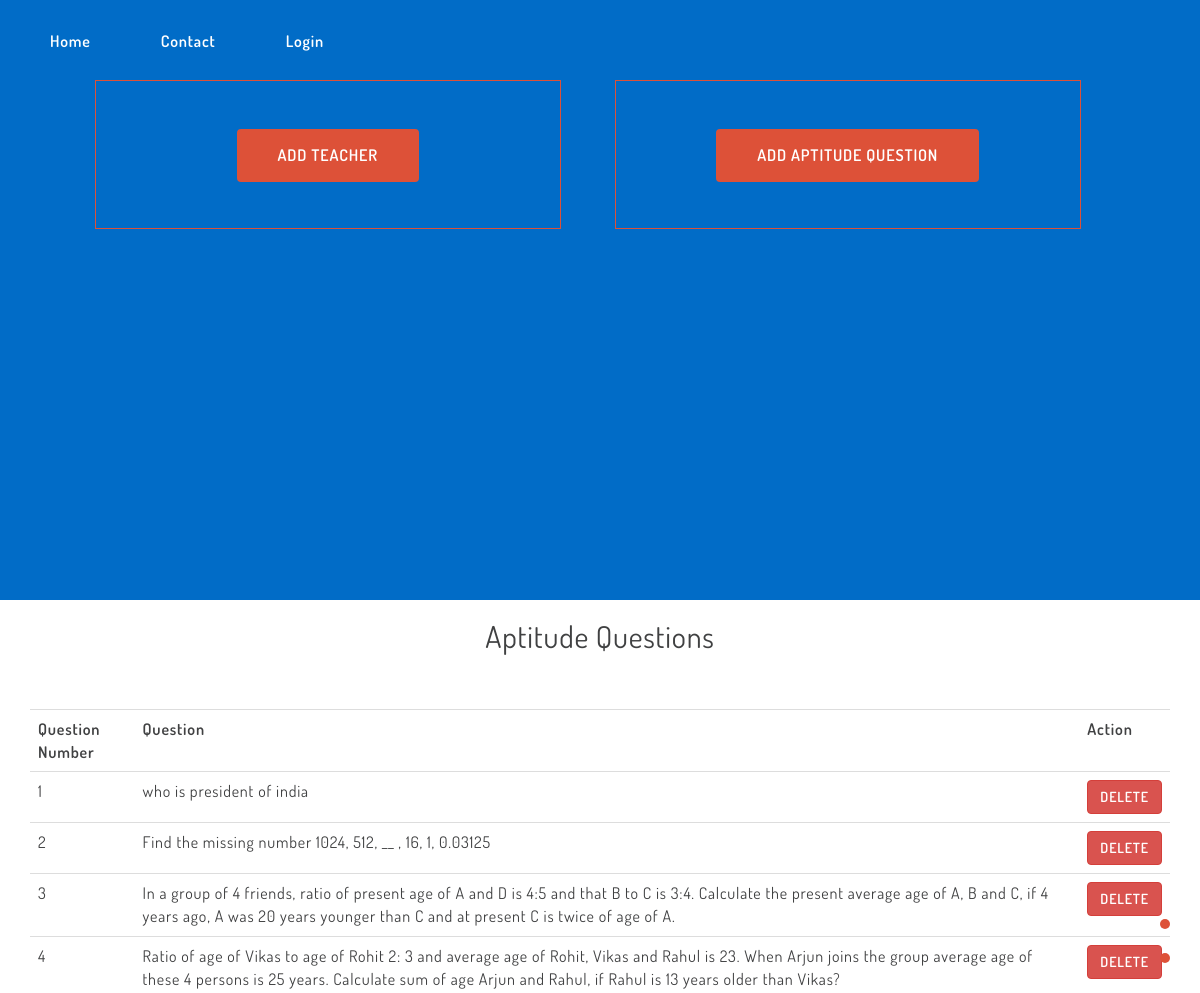
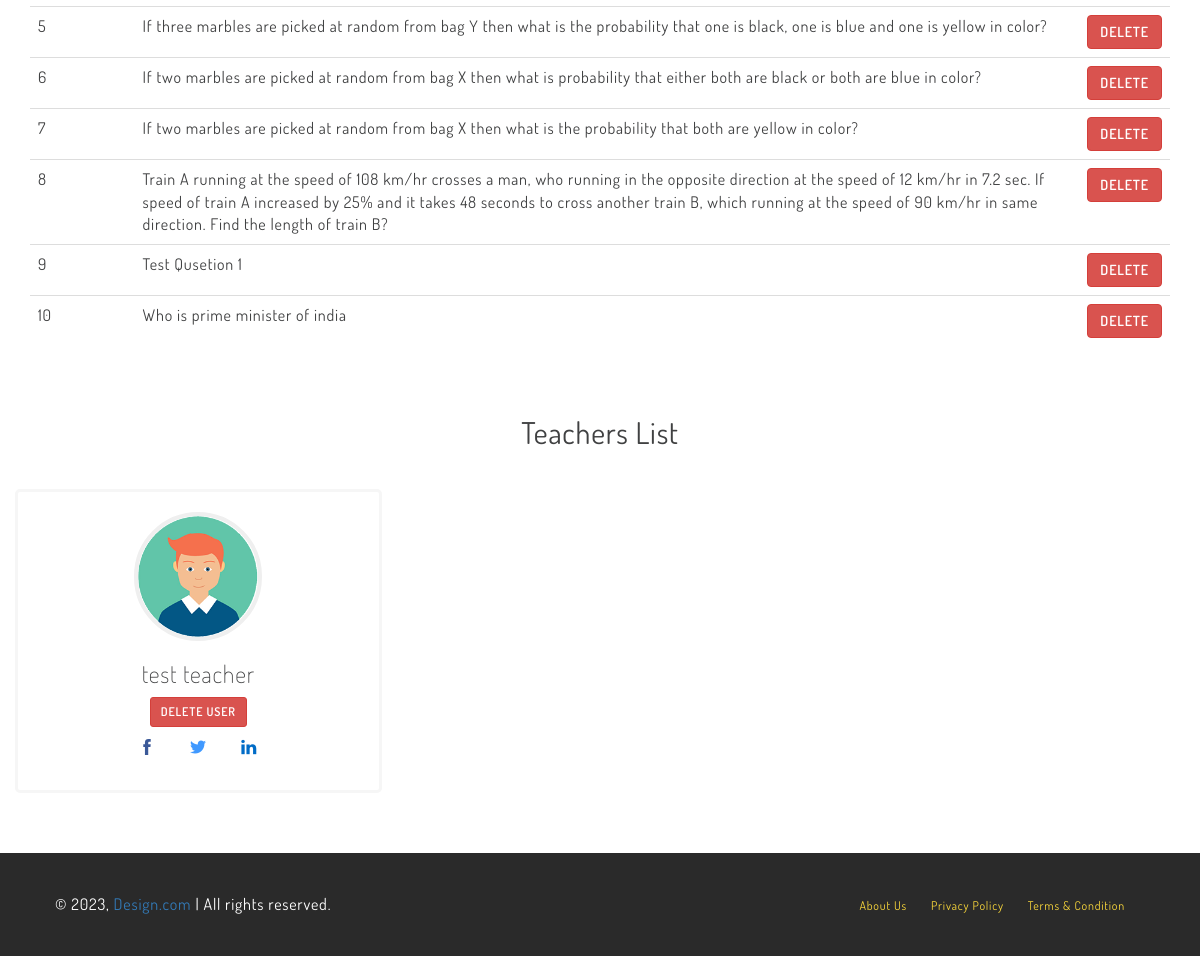
/AdminHome, run on the app's committed database (2 pictures, top to bottom).
### predict/models.py (models this page shows, shortened)
class Question(models.Model):
    marks=models.PositiveIntegerField()
    question=models.CharField(max_length=600)
    option1=models.CharField(max_length=200)
    option2=models.CharField(max_length=200)
    option3=models.CharField(max_length=200)
    option4=models.CharField(max_length=200)
    img = models.FileField(upload_to='quesimg')
    cat=(('Option1','Option1'),('Option2','Option2'),('Option3','Option3'),('Option4','Option4'))
    answer=models.CharField(max_length=200,choices=cat)

### Home/views.py (the view)
# urls.py: path("AdminHome",views.AdminHome,name="AdminHome"),
def AdminHome(request):
    question = Question.objects.all()
    users = User.objects.all()
    context = {
        "question":question,
        "users":users,
    }
    return render(request,"adminhome.html",context)

### templates/adminhome.html (shortened to what this page needs)
{% load static %}
<!DOCTYPE html>
<html lang="en">
<head>
    <link href="{% static 'css/bootstrap.min.css' %}" rel="stylesheet">
    <link href="{% static 'css/style.css' %}" rel="stylesheet">
    <link href="{% static 'css/themify-icons.css' %}" rel="stylesheet">
    <link href="{% static 'css/dosis-font.css' %}" rel='stylesheet' type='text/css'>
</head>
<body id="page-top" data-spy="scroll" data-target=".side-menu">
    <nav>
        <div class="navcontainer">
            <ul>
                <li>
                    <a href="{%url 'Index' %}">Home</a>
                </li>
                <li><a href="">Contact</a></li>
                {% if request.user.is_authenticated %}
                <li style="color:#dd5138">{{request.user.first_name}}<a href="{%url 'SignOut' %}">Logout</a></li>
                {% else %}
                <li><a href="{%url 'SignIn' %}">Login</a></li>
                {% endif %}
            </ul>
        </div>
    </nav>
    <nav class="side-menu">
        <ul>
            <li>
                <a href="#home" class="page-scroll">
                    <span class="dot"></span>
                </a>
            </li>
            <li>
                <a href="#tickets" class="page-scroll">
                    <span class="dot"></span>
                </a>
            </li>
        </ul>
    </nav>
    <div class="container-fluid">
        <div class="row hero-header text-center" id="home">
            {% block content %}
            <div class="col-md-6">
                <div class="formcontainer">
                    <a href="{%url 'AddTeacher' %}" class="btn btn-lg btn-red">ADD Teacher</a>
                    <br><br><br>
                </div>
            </div>
            <div class="col-md-6">
                <div class="formcontainer">
                    <a href="{%url 'AddQuestion' %}" class="btn btn-lg btn-red">Add Aptitude Question</a>
                    <br><br><br>
                </div>
            </div>
        </div>
    </div>
    <div class="container">
        <h2 class="row-title text-center">Aptitude Questions</h2>
        <br><br>
        <table class="table  table-info">
            <tr>
                <th>Question Number</th>
                <th> Question</th>
                <th>Action</th>
            </tr>
            {% for qs in question  %}
            <tr>
                <td>{{forloop.counter}}</td>
                <td>{{qs.question}}</td>
                <td><a href="{%url 'DeleteQuestion' qs.id %}" class="btn btn-danger">delete</a></td>
            </tr>
            {% endfor %}
        </table>
    </div>
    <div class="container">
        <div class="row me-row content-ct speaker" id="speakers">
            <h2 class="row-title">Teachers List</h2>
            {% for user in users  %}
            {% if user.groups.all.0.name == 'teacher' %}
            <div class="col-md-4 col-sm-6 feature">
                <img src="{% static 'img/speaker-1.png' %}" class="speaker-img">
                <h3>{{user.first_name}}</h3>
                <a href="{%url 'TeacherDelete' user.id %}" class="btn btn-danger btn-sm">Delete User</a>
                <ul class="speaker-social">
                    <li><a href="#"><span class="ti-facebook"></span></a></li>
                    <li><a href="#"><span class="ti-twitter-alt"></span></a></li>
                    <li><a href="#"><span class="ti-linkedin"></span></a></li>
                </ul>
            </div>
            {% endif %}
            {% endfor %}
        </div>
    </div>
    {% endblock %}
    <div class="container-fluid footer">
        <div class="row footer-credit">
            <div class="col-md-6 col-sm-6">
                <p>&copy; 2023, <a href="">Design.com</a> | All rights reserved.</p>
            </div>
            <div class="col-md-6 col-sm-6">
                <ul class="footer-menu">
                    <li><a href="#">About Us</a></li>
                    <li><a href="#">Privacy Policy</a></li>
                    <li><a href="#">Terms &amp; Condition</a></li>
                </ul>
            </div>
        </div>
    </div>
</body>
</html>

### static/css/style.css (style rules this page uses)
body { font-family: 'Dosis', sans-serif; color: #404142; font-size: 16px; letter-spacing: 0.8px; }
h1, h2, h3, h4, h5, h6 { font-weight: 200; }
ul { margin: 0; padding: 0; list-style: none; }
a { -webkit-transition: all 0.3s; -moz-transition: all 0.3s; transition: all 0.3s; }
.btn { text-transform: uppercase; font-weight: 600; }
.btn-lg { padding: 15px 40px; font-size: 16px; line-height: none; border-radius: 4px; }
.btn-red { background-color: #dd5138; color: #fff; }
.content-ct { text-align: center; }
.side-menu { position: fixed; right: 30px; top: 50%; transform: translateY(-73px); z-index: 99; }
.side-menu ul li { text-align: right; margin: 10px 0; }
.side-menu ul li a span { display: inline-block; }
.side-menu ul li a span.dot { position: relative; background-color: #dd5138; border-radius: 2em; height: 10px; width: 10px; -webkit-transition: all 0.3s; -moz-transition: all 0.3s; transition: all 0.3s; }
.hero-header { background: #016cc7; min-height: 600px; padding: 5em; color: #fff; }
.hero-header .btn { margin-top: 3em; }
.me-row { padding: 30px 0; }
.row-title { font-weight: 400; }
.feature { padding: 20px; margin-top: 30px; }
.feature span { font-size: 5em; color: #016cc7; }
.speaker .feature { width: 31.333333%; -webkit-transition: all 0.3s; -moz-transition: all 0.3s; transition: all 0.3s; margin-right: 20px; border: 3px solid #f6f6f6; border-radius: 5px; }
.speaker-img { max-width: 40%; border: 4px solid #efefef; border-radius: 50%; }
ul.speaker-social li { list-style: none; display: inline-block; margin: 10px 5px; }
ul.speaker-social li a { font-size: 0.2em; padding: 0 10px; }
a span.ti-facebook { color: #3b5998; }
a span.ti-twitter-alt { color: #4099ff; }
.footer { background-color: #2a2a2a; margin-top: 30px; color: #fff; }
.footer p { margin-bottom: 0; }
.footer-credit { padding: 40px; }
ul.footer-menu { text-align: right; }
ul.footer-menu li { display: inline-block; }
ul.footer-menu li a { font-size: 12px; color: #fcd93b; padding-right: 20px; }

### templates/adminhome.html (style rules this page uses)
.navcontainer li { float: left; margin-top: 30px; margin-left: 30px; }
.navcontainer a { font-weight: 600; color: white; padding: 20px; }
.formcontainer { width: 95%; border: .5px solid #dd5138; }

### data on the page
Question: question "who is president of india"
Question: question "Find the missing number 1024, 512, __ , 16, 1, 0.03125"
Question: question "In a group of 4 friends, ratio of present age of A and D is 4:5 and that B to C is 3:4. Calculate the present average age of A, B and C, if 4 years ago, A was 20 years younger than C and at present C is twice of age of A."
Question: question "Ratio of age of Vikas to age of Rohit 2: 3 and average age of Rohit, Vikas and Rahul is 23. When Arjun joins the group average age of these 4 persons is 25 years. Calculate sum of age Arjun and Rahul, if Rahul is 13 years older than Vikas?"
Question: question "If three marbles are picked at random from bag Y then what is the probability that one is black, one is blue and one is yellow in color?"
Question: question "If two marbles are picked at random from bag X then what is probability that either both are black or both are blue in color?"
Question: question "If two marbles are picked at random from bag X then what is the probability that both are yellow in color?"
Question: question "Train A running at the speed of 108 km/hr crosses a man, who running in the opposite direction at the speed of 12 km/hr in 7.2 sec. If speed of train A increased by 25% and it takes 48 seconds to cross another train B, which running at the speed of 90 km/hr in same direction. Find the length of train B?"
Question: question "Test Qusetion 1"
Question: question "Who is prime minister of india"

### other printed values
{{ user.first_name }} "test teacher"
